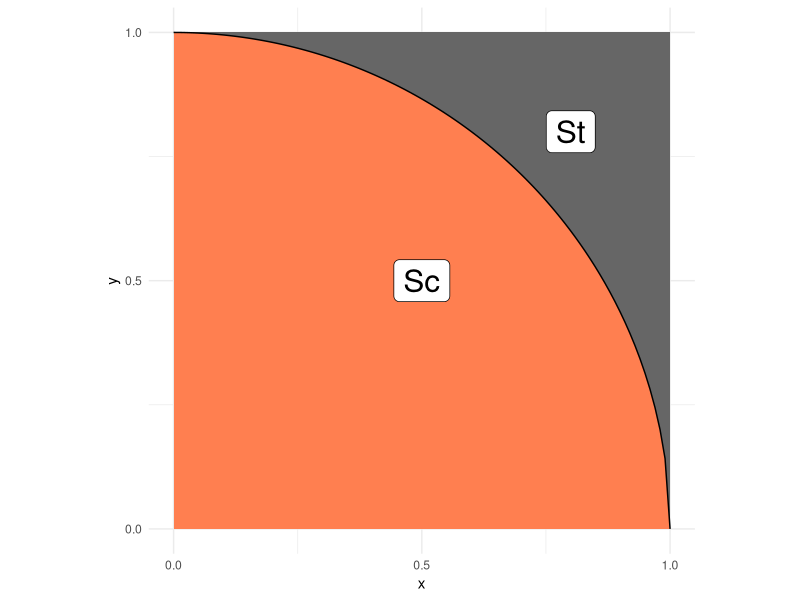
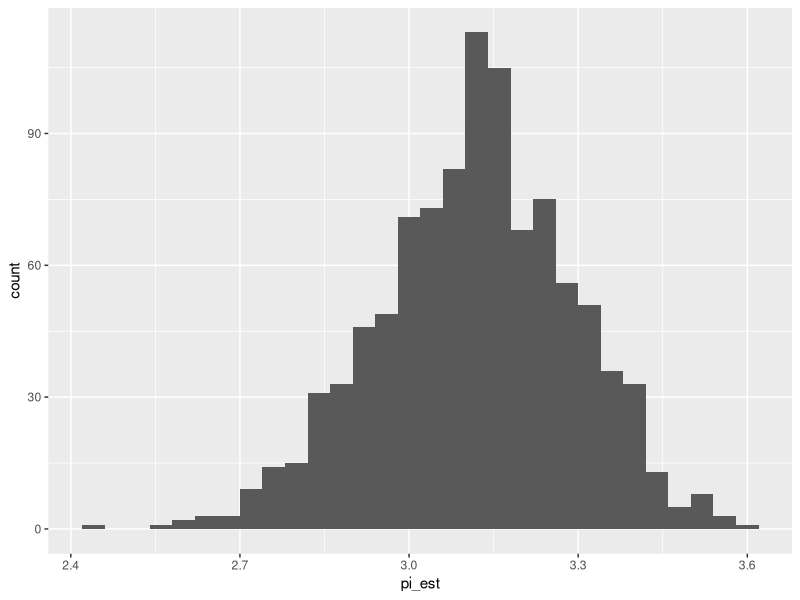

Here is the R script that generated these plots, in order:
## ---- chunk 1
library(tidyverse)
library(rsample)
## ---- chunk 2
## NOTE: No need to edit; this visual helps explain the pi estimation scheme
tibble(x = seq(0, 1, length.out = 100)) %>%
  mutate(y = sqrt(1 - x^2)) %>%

  ggplot(aes(x, y)) +
  annotate(
    "rect",
    xmin = 0, ymin = 0, xmax = 1, ymax = 1,
    fill = "grey40",
    size = 1
  ) +
  geom_ribbon(aes(ymin = 0, ymax = y), fill = "coral") +
  geom_line() +
  annotate(
    "label",
    x = 0.5, y = 0.5, label = "Sc",
    size = 8
  ) +
  annotate(
    "label",
    x = 0.8, y = 0.8, label = "St",
    size = 8
  ) +
  scale_x_continuous(breaks = c(0, 1/2, 1)) +
  scale_y_continuous(breaks = c(0, 1/2, 1)) +
  theme_minimal() +
  coord_fixed()
## ---- chunk 3
## TASK: Choose a sample size and generate samples
n <- 100 # Choose a sample size
df_q1 <- tibble(x = runif(n, 0, 1), y = runif(n, 0, 1)) # Generate the data
## ---- chunk 4
## NOTE: Do not edit this code
# Correct sample size
assertthat::assert_that(
  dim(df_q1) %>% 
    .[[1]] == n,
  msg = "The sample size should be `n`"
)
# Correct column names
assertthat::assert_that(
  setequal(names(df_q1), c("x", "y")),
  msg = "df_q1 must include the columns `x` and `y`"
)
print("Good")
## ---- chunk 5
## TASK: Finish implementing this function

stat <- function(x, y) {
  # TODO: Finish implementing this function
  val<- sqrt(x^2+y^2)
  stat = val<=1
  replace_with<-4
  stat[stat == TRUE] <- replace_with
  return(stat)
}
## ---- chunk 6
## TASK: Finish writing these assert statements

# Check the value for points *inside* the circle
assertthat::assert_that(
    tibble(x = 0.5, y = 0.5) %>% # Pick a point *inside* the circle
    mutate(stat = stat(x, y)) %>% 
    pull(stat) %>% 
    .[[1]] == 4,
  # ???, # Write the correct value of stat() here
  msg = "Incorrect value when a point is inside the circle"
)

# Check the value for points *outside* the circle
assertthat::assert_that(
    tibble(x = 0.9, y = 0.9) %>% # Pick a point *outside* the circle
    mutate(stat = stat(x, y)) %>% 
    pull(stat) %>% 
    .[[1]] == 0,
  # ???, # Write the correct value of stat() here
  msg = "Incorrect value when a point is outside the circle"
)
print("Your assertions passed, but make sure they're checking the right thing!")
## ---- chunk 7
## TASK: Estimate pi using your data from q1
df_q3 <- 
  df_q1 %>% 
  mutate(val = stat(x, y)) %>%
  pull(val)%>%
  mean()%>%
  tibble(pi_est=.)
## ---- chunk 8
## NOTE: Do not edit this code
# Correct sample size
assertthat::assert_that(
  dim(df_q3) %>% 
    .[[1]] == 1,
  msg = "This result should have just one row"
)
# Correct column names
assertthat::assert_that(
  setequal(names(df_q3), c("pi_est")),
  msg = "df_q3 must include the column `pi_est`"
)
print("Good")
## ---- chunk 9
## TASK: Finish the code below
df_q4 <- 
  df_q1 %>% 
  bootstraps(., times = 1000) %>% 
  mutate(
    pi_est = map_dbl(
      splits,
      function(split_df) {
        analysis(split_df) %>% 
          # Estimate pi (pi_est) using the resampled data;
          # this should be *identical* to the
          # code you wrote for q3
          mutate(val=stat(x,y)) %>%
          pull(val)%>%
          mean() %>%
          tibble(pi_est=.)%>%
          pull(pi_est)
      }
    )
  )

## NOTE: Do not edit; use this to visualize your results
df_q4 %>% 
  ggplot(aes(pi_est)) +
  geom_histogram()
## ---- chunk 10
## TASK: Compute a bootstrap confidence interval at the 95% level (alpha = 0.05)
df_q5 <- 
  df_q4 %>% 
  summarize(
    # TODO: Compute pi_lo and pi_up
    pi_lo = quantile(pi_est,probs=c(.025)),
    pi_up = quantile(pi_est,probs=c(.975))
  )

df_q5
## ---- chunk 11
df_q6<-df_q1 %>% 
  mutate(val=stat(x,y))%>%
  summarize(
    # TODO: Compute pi_lo and pi_up
    pi_lo = mean(val)+qnorm(.025)*sd(val)/sqrt(n),
    pi_up = mean(val)+qnorm(.975)*sd(val)/sqrt(n)
  )

df_q6
